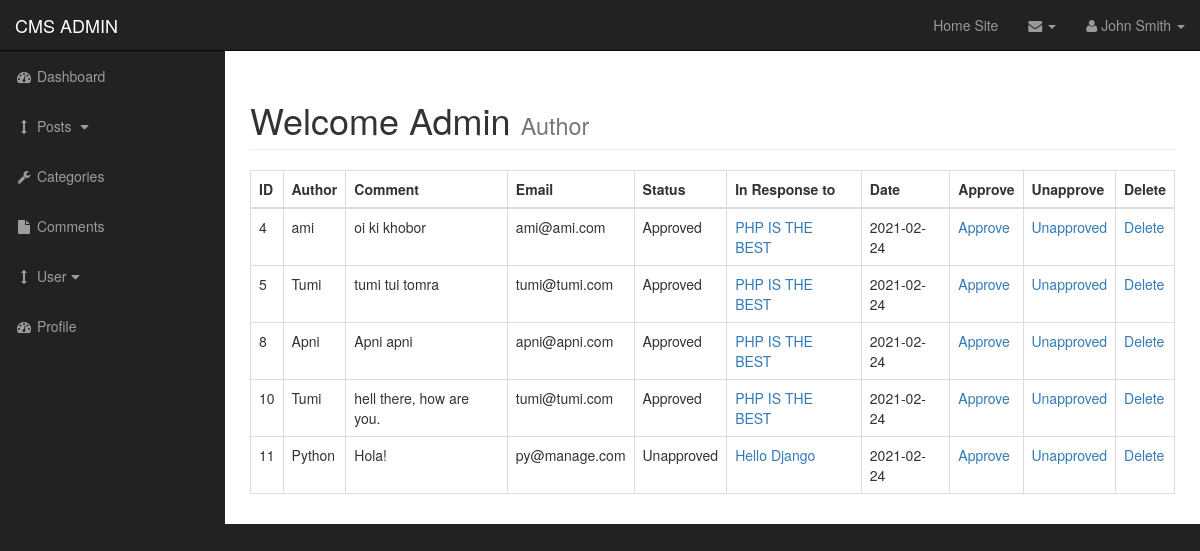
Page /admin/comments.php on the committed database.
### tables this page shows
CREATE TABLE `comments` (
  `comment_id` int(11) NOT NULL,
  `comment_post_id` int(3) NOT NULL,
  `comment_author` varchar(255) NOT NULL,
  `comment_email` varchar(255) NOT NULL,
  `comment_content` text NOT NULL,
  `comment_status` varchar(225) NOT NULL,
  `comment_date` date NOT NULL
);

CREATE TABLE `posts` (
  `post_id` int(3) NOT NULL,
  `post_category_id` int(3) NOT NULL,
  `post_title` varchar(255) NOT NULL,
  `post_author` varchar(255) NOT NULL,
  `post_date` date NOT NULL,
  `post_image` longtext NOT NULL,
  `post_content` longtext NOT NULL,
  `post_tags` varchar(255) NOT NULL,
  `post_comment_count` int(11) NOT NULL,
  `post_status` varchar(255) NOT NULL DEFAULT 'draft',
  `post_views_count` int(11) NOT NULL
);

### admin/view_all_comments.php (the view, shortened to what this page needs)
<table class="table table-bordered table-hover">
    <thead>
        <tr>
            <th>ID</th>
            <th>Author</th>
            <th>Comment</th>
            <th>Email</th>
            <th>Status</th>
            <th>In Response to</th>
            <th>Date</th>
            <th>Approve</th>
            <th>Unapprove</th>
            <th>Delete</th>
        </tr>
    </thead>
    <tbody>
    <?php
    $query = "SELECT * FROM comments";
    $select_comments = mysqli_query($connection, $query);
    while($row = mysqli_fetch_assoc($select_comments))
    {
        $comment_id = $row['comment_id'];
        $comment_post_id = $row['comment_post_id'];
        $comment_author = $row['comment_author'];
        $comment_content = $row['comment_content'];
        $comment_email = $row['comment_email'];
        $comment_status = $row['comment_status'];
        $comment_date = $row['comment_date'];
    ?>
        <tr>
            <td><?php echo $comment_id ?></td>
            <td><?php echo $comment_author ?></td>
            <td><?php echo $comment_content ?></td>
            <td><?php echo $comment_email; ?></td>
            <td><?php echo $comment_status; ?></td>
            <?php
            $query = "SELECT * FROM posts WHERE post_id = $comment_post_id";
            $select_post_id_query = mysqli_query($connection, $query);
            while($row = mysqli_fetch_assoc($select_post_id_query)){
                $post_id = $row['post_id'];
                $post_title = $row['post_title'];
            ?>
                <td><?php echo "<a href='../posts.php?p_id=$post_id'>$post_title</a>" ?></td>
            <?php } ?>
            <td><?php echo $comment_date ?></td>
            <td><?php echo "<a href='comments.php?approved=$comment_id'>Approve</a>" ?></td>
            <td><?php echo "<a href='comments.php?unapproved=$comment_id'>Unapproved</a>" ?></td>
            <td><?php echo "<a href='comments.php?delete=$comment_id'>Delete</a>" ?></td>
        </tr>
    <?php } ?>
    </tbody>
    </table>

### admin/css/sb-admin.css (style rules this page uses)
body { margin-top: 100px; background-color: #222; }
@media (min-width:768px) { body { margin-top: 50px; } }

### rows in the picture
comments: comment_id "4", comment_author "ami", comment_content "oi ki khobor", comment_email "ami@ami.com", comment_status "Approved", comment_date "2021-02-24"
posts: post_title "PHP IS THE BEST"
comments: comment_id "5", comment_author "Tumi", comment_content "tumi tui tomra", comment_email "tumi@tumi.com", comment_status "Approved", comment_date "2021-02-24"
comments: comment_id "8", comment_author "Apni", comment_content "Apni apni", comment_email "apni@apni.com", comment_status "Approved", comment_date "2021-02-24"
comments: comment_id "10", comment_author "Tumi", comment_content "hell there, how are you.", comment_email "tumi@tumi.com", comment_status "Approved", comment_date "2021-02-24"
comments: comment_id "11", comment_author "Python", comment_content "Hola!", comment_email "py@manage.com", comment_status "Unapproved", comment_date "2021-02-24"
posts: post_title "Hello Django"
